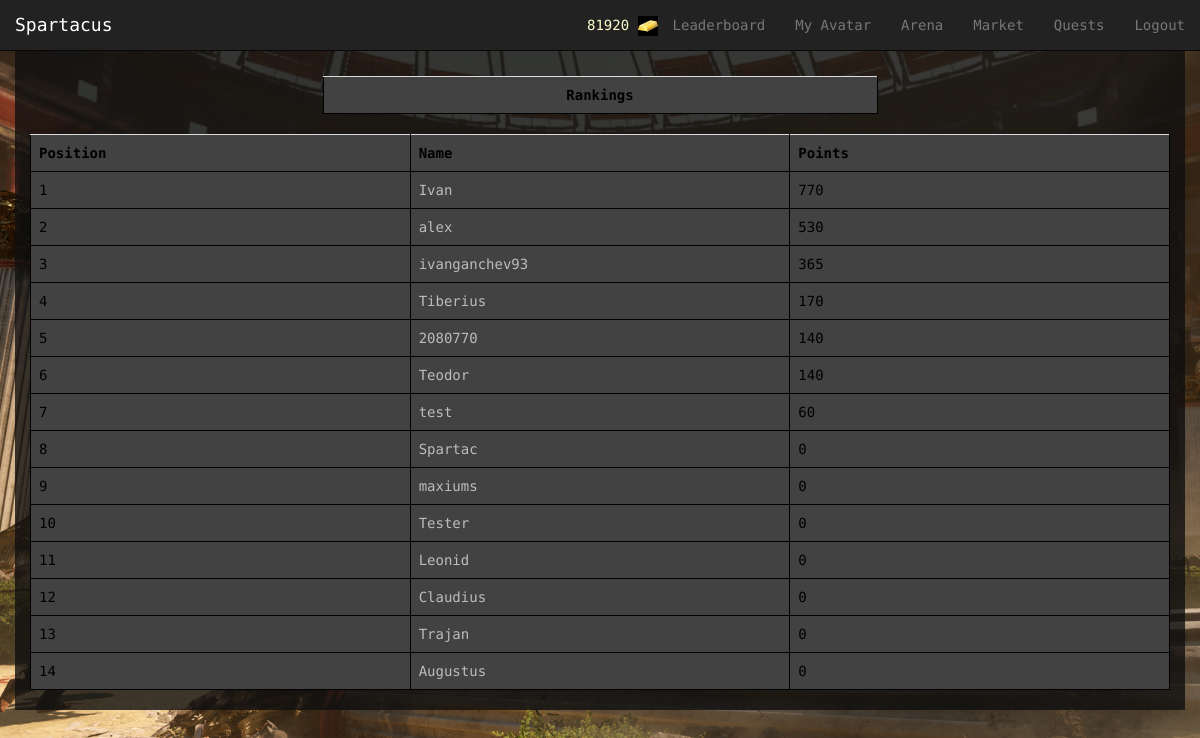
The app's page /Spartacus/leaderboard/ (signed in), older data.
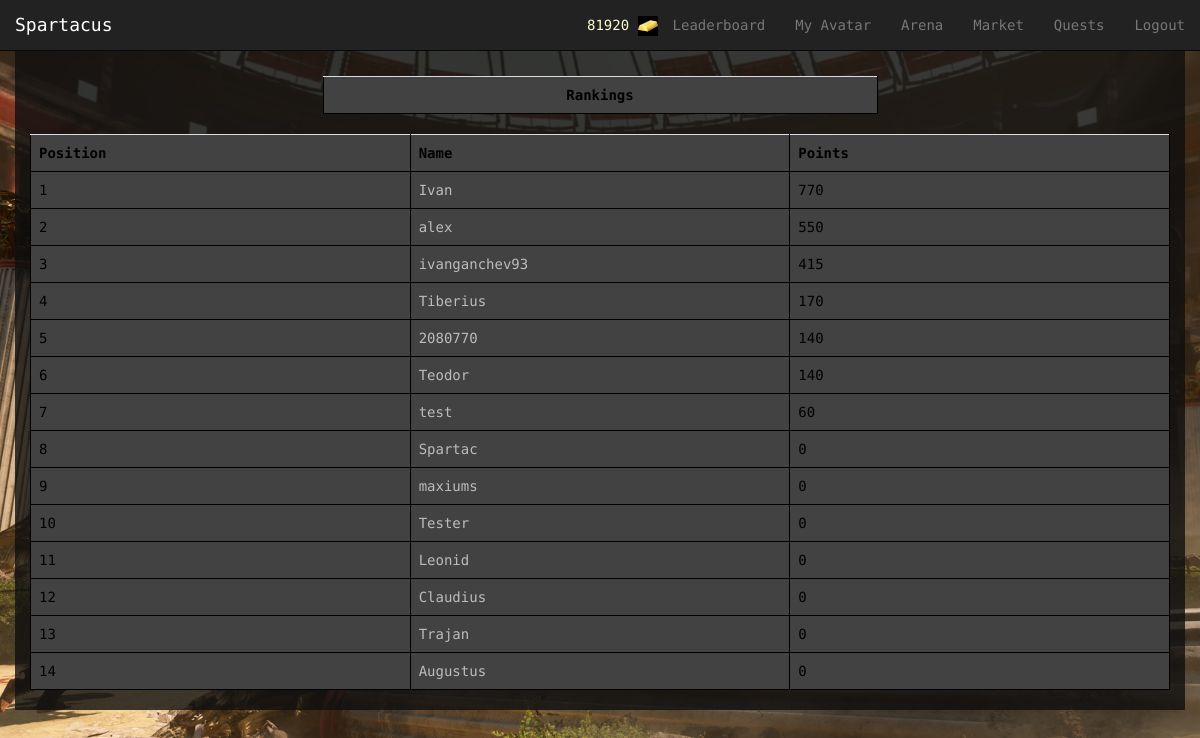
The same page, newer data.
### Spartacus/models.py (models this page shows, shortened)
class Avatar(models.Model):
    user = models.OneToOneField(User)
    picture = models.ImageField(upload_to='profile_images', blank=True)
    cash = models.IntegerField(default = 1000)
    attack = models.IntegerField(default= 10)
    deffence = models.IntegerField(default= 10)
    strength = models.IntegerField(default= 10)
    agility = models.IntegerField(default= 10)
    intelligence = models.IntegerField(default = 10)
    victories = models.IntegerField(default = 0)
    points = models.IntegerField(default = 0) # for ranking...every time a gladiator fights get some amount of points

### Spartacus/views.py (the view)
def leaderboard(request):
    context_dict = {}
    try:
        avatars = Avatar.objects.order_by('-points')[:20]
        context_dict['avatars'] = avatars
    except:
        print "Query fail leaderboard"
    return render(request, 'Spartacus/leaderboard.html', context_dict)

### templates/Spartacus/leaderboard.html (shortened to what this page needs)
{% extends 'Spartacus/base.html' %}
{% load staticfiles %}
{% block body_block %}
<div class="container">
	<div class="row" id="split">
	</div>
	<div class="row">
		<div class="col-xs-12">
			<div class="row">
				<div class="col-xs-6 col-xs-offset-3">
					<table class="table">
						<th style="text-align: center">Rankings</th>
					</table>
				</div>
			</div>
			<table class="table">
				<th>Position</th>
				<th>Name</th>
				<th>Points</th>
				{% for avatar in avatars %}
					<tr id="rank">
					<td></td>
					<td><a href="{% url 'avatar_view' avatar.user.username %}">{{ avatar.user.username}} </a></td>
					<td>{{avatar.points}}</td>
					</tr>
				{% endfor %}
			</table>
		</div>
	</div>
</div>
{% endblock %}
{% block gold %}
{% if user.is_authenticated %}
   {{ user.avatar.cash }} <img  src="{% static 'images/gold.jpg' %}" width = "20" height = "20"/>
{% endif %}
{% endblock %}

Row changes from the older to the newer data that the page shows:
changed Avatar "alex": points "530" → "550"
changed Avatar "ivanganchev93": points "365" → "415"
